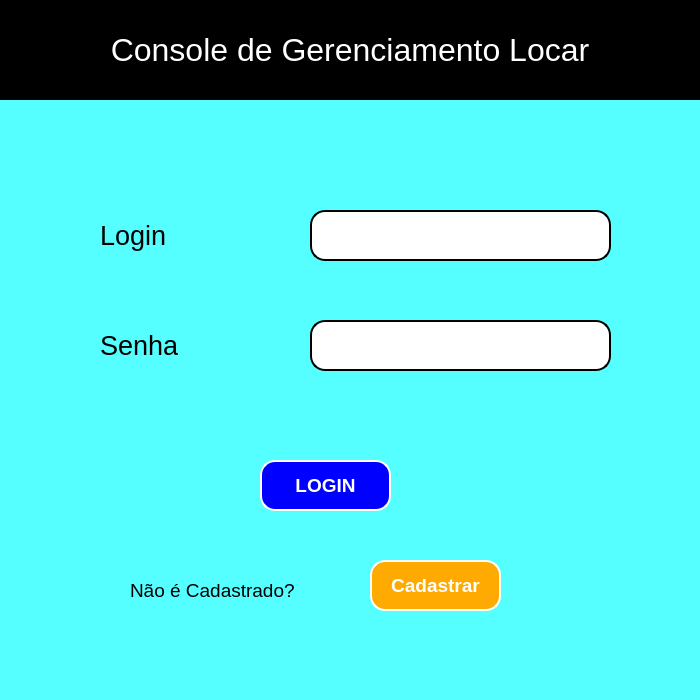
<?xml version="1.0" encoding="UTF-8"?>
<ui version="4.0">
 <class>Locar</class>
 <widget class="QMainWindow" name="Locar">
  <property name="geometry">
   <rect>
    <x>0</x>
    <y>0</y>
    <width>700</width>
    <height>700</height>
   </rect>
  </property>
  <property name="minimumSize">
   <size>
    <width>700</width>
    <height>700</height>
   </size>
  </property>
  <property name="maximumSize">
   <size>
    <width>700</width>
    <height>700</height>
   </size>
  </property>
  <property name="windowTitle">
   <string>Locar</string>
  </property>
  <property name="styleSheet">
   <string notr="true">background-color: rgb(255, 255, 255);
background-color: rgb(85, 255, 255);
</string>
  </property>
  <widget class="QWidget" name="centralwidget">
   <widget class="QLabel" name="subtitulo_console">
    <property name="geometry">
     <rect>
      <x>0</x>
      <y>0</y>
      <width>700</width>
      <height>100</height>
     </rect>
    </property>
    <property name="sizePolicy">
     <sizepolicy hsizetype="Preferred" vsizetype="Preferred">
      <horstretch>0</horstretch>
      <verstretch>0</verstretch>
     </sizepolicy>
    </property>
    <property name="minimumSize">
     <size>
      <width>700</width>
      <height>100</height>
     </size>
    </property>
    <property name="maximumSize">
     <size>
      <width>700</width>
      <height>100</height>
     </size>
    </property>
    <property name="font">
     <font>
      <pointsize>24</pointsize>
     </font>
    </property>
    <property name="styleSheet">
     <string notr="true">background-color: rgb(0, 0, 0);
color: rgb(255, 255, 255);</string>
    </property>
    <property name="lineWidth">
     <number>8</number>
    </property>
    <property name="midLineWidth">
     <number>5</number>
    </property>
    <property name="text">
     <string>Console de Gerenciamento Locar</string>
    </property>
    <property name="textFormat">
     <enum>Qt::PlainText</enum>
    </property>
    <property name="scaledContents">
     <bool>false</bool>
    </property>
    <property name="alignment">
     <set>Qt::AlignCenter</set>
    </property>
   </widget>
   <widget class="QLabel" name="label">
    <property name="geometry">
     <rect>
      <x>100</x>
      <y>210</y>
      <width>81</width>
      <height>51</height>
     </rect>
    </property>
    <property name="font">
     <font>
      <pointsize>20</pointsize>
     </font>
    </property>
    <property name="text">
     <string>Login</string>
    </property>
   </widget>
   <widget class="QLabel" name="label_2">
    <property name="geometry">
     <rect>
      <x>100</x>
      <y>320</y>
      <width>81</width>
      <height>51</height>
     </rect>
    </property>
    <property name="font">
     <font>
      <pointsize>20</pointsize>
     </font>
    </property>
    <property name="text">
     <string>Senha</string>
    </property>
   </widget>
   <widget class="QLabel" name="label_3">
    <property name="geometry">
     <rect>
      <x>220</x>
      <y>330</y>
      <width>31</width>
      <height>31</height>
     </rect>
    </property>
    <property name="text">
     <string/>
    </property>
    <property name="pixmap">
     <pixmap>cadeado.png</pixmap>
    </property>
   </widget>
   <widget class="QLabel" name="label_4">
    <property name="geometry">
     <rect>
      <x>230</x>
      <y>220</y>
      <width>31</width>
      <height>41</height>
     </rect>
    </property>
    <property name="text">
     <string/>
    </property>
    <property name="pixmap">
     <pixmap>usuario.png</pixmap>
    </property>
   </widget>
   <widget class="QLineEdit" name="lineEdit">
    <property name="geometry">
     <rect>
      <x>310</x>
      <y>210</y>
      <width>301</width>
      <height>51</height>
     </rect>
    </property>
    <property name="styleSheet">
     <string notr="true">background-color: rgb(255, 255, 255);
border-radius: 15px;
border-style: outset;
border-width:2px;</string>
    </property>
   </widget>
   <widget class="QPushButton" name="pushButton">
    <property name="geometry">
     <rect>
      <x>260</x>
      <y>460</y>
      <width>131</width>
      <height>51</height>
     </rect>
    </property>
    <property name="font">
     <font>
      <pointsize>14</pointsize>
      <weight>75</weight>
      <bold>true</bold>
     </font>
    </property>
    <property name="styleSheet">
     <string notr="true">border-radius: 15px;
background-color: rgb(0, 0, 255);
border-style: outset;
color: rgb(255, 255, 255);
border-width:2px;</string>
    </property>
    <property name="text">
     <string>LOGIN</string>
    </property>
   </widget>
   <widget class="QPushButton" name="pushButton_2">
    <property name="geometry">
     <rect>
      <x>370</x>
      <y>560</y>
      <width>131</width>
      <height>51</height>
     </rect>
    </property>
    <property name="font">
     <font>
      <pointsize>14</pointsize>
      <weight>75</weight>
      <bold>true</bold>
     </font>
    </property>
    <property name="styleSheet">
     <string notr="true">border-radius: 15px;
border-style: outset;
background-color: rgb(255, 170, 0);
color: rgb(255, 255, 255);
border-width:2px;</string>
    </property>
    <property name="text">
     <string>Cadastrar</string>
    </property>
   </widget>
   <widget class="QLabel" name="label_5">
    <property name="geometry">
     <rect>
      <x>130</x>
      <y>570</y>
      <width>171</width>
      <height>41</height>
     </rect>
    </property>
    <property name="font">
     <font>
      <pointsize>14</pointsize>
     </font>
    </property>
    <property name="text">
     <string>Não é Cadastrado?</string>
    </property>
   </widget>
   <widget class="QLineEdit" name="lineEdit_2">
    <property name="geometry">
     <rect>
      <x>310</x>
      <y>320</y>
      <width>301</width>
      <height>51</height>
     </rect>
    </property>
    <property name="styleSheet">
     <string notr="true">background-color: rgb(255, 255, 255);
border-radius: 15px;
border-style: outset;
border-width:2px;</string>
    </property>
   </widget>
   <widget class="QLabel" name="label_6">
    <property name="geometry">
     <rect>
      <x>100</x>
      <y>410</y>
      <width>241</width>
      <height>21</height>
     </rect>
    </property>
    <property name="font">
     <font>
      <pointsize>10</pointsize>
     </font>
    </property>
    <property name="text">
     <string/>
    </property>
   </widget>
  </widget>
  <widget class="QStatusBar" name="statusbar"/>
 </widget>
 <resources/>
 <connections/>
</ui>
